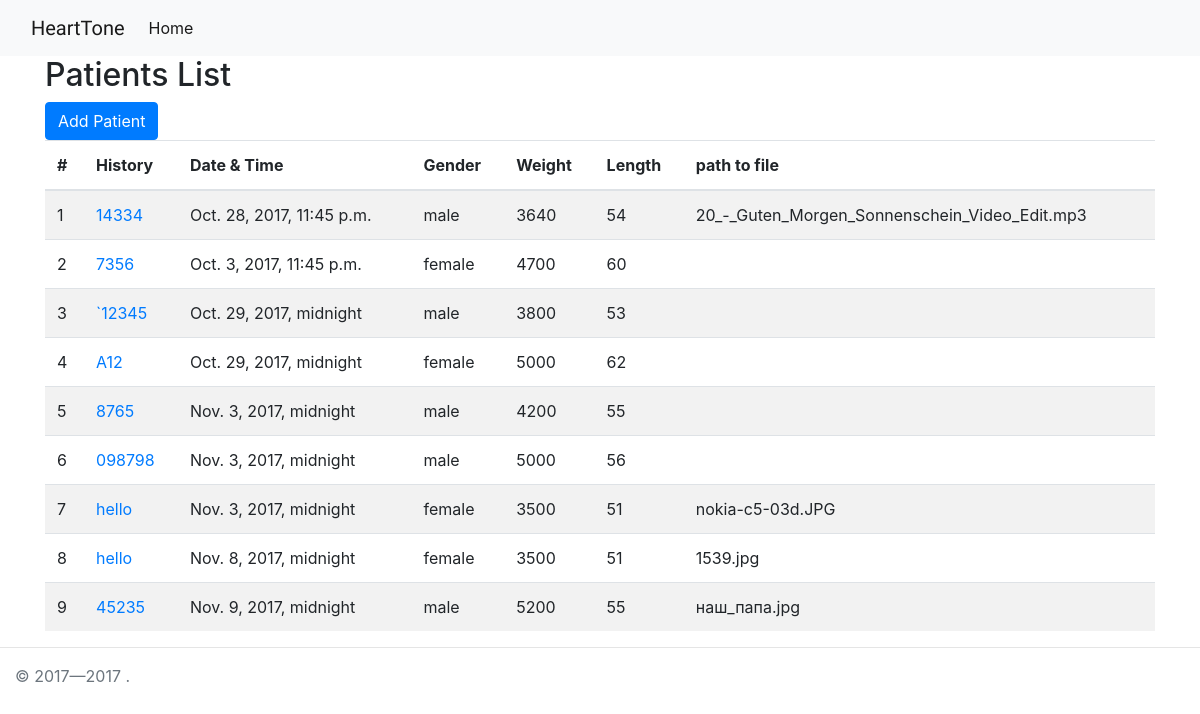
Before: / with the older database file.
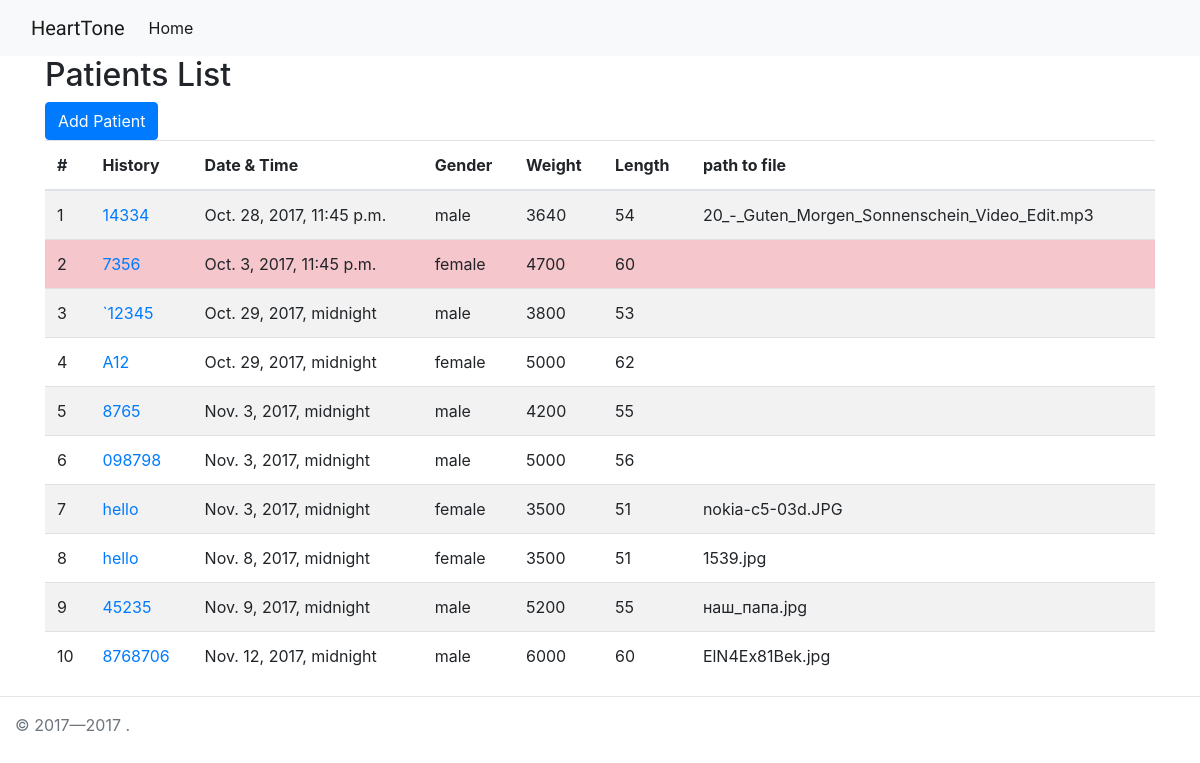
After: the same page with the newer database file.
### records/models/patients.py (models this page shows, shortened)
class Patient(TimeStampedModel):
    class Meta(object):
        verbose_name = u"Patient"
        verbose_name_plural = u"Patients"
    GENDER_CHOICE_MALE = 1
    GENDER_CHOICE_FEMALE = 2
    GENDER_CHOICES = (
        (GENDER_CHOICE_MALE, u"male"),
        (GENDER_CHOICE_FEMALE, u"female"),
    )
    STATUS_CHOICE_NEW = 1
    STATUS_CHOICE_THENORM = 2
    STATUS_CHOICE_NOTTHENORM = 3
    STATUS_CHOICE_SOMETHINGSTRANGE = 4
    STATUS_CHOICES = (
        (STATUS_CHOICE_NEW, u"New"),
        (STATUS_CHOICE_THENORM, u"The Norm"),
        (STATUS_CHOICE_NOTTHENORM, u"Not The Norm"),
        (STATUS_CHOICE_SOMETHINGSTRANGE, u"Something Strange"),
    )
    history_number = models.CharField(
        max_length=10,
        verbose_name=u"Number of History",
    )
    date_time = models.DateTimeField(
        verbose_name=u"Date and Time",
    )
    gender = models.IntegerField(
        verbose_name=u"Gender",
        choices=GENDER_CHOICES,
        blank=True,
        null=True,
    )
    weight = models.CharField(
        max_length=20,
        verbose_name=u"Weight"
    )
    length = models.CharField(
        max_length=20,
        verbose_name=u"Length"
    )
    status = models.IntegerField(
        verbose_name=u"Status",
        choices=STATUS_CHOICES,
        default=1,
    )
    ultrasound_findings = models.ImageField(
        blank=True,
        verbose_name=u"Ultrasound Findings",
        upload_to='ultrasound',
        null=True
    )
    congenital_heart_defects = models.BooleanField(
        verbose_name=u'Congenital Heart Defects (CHD)',
        default=False,
    )
    doctor = models.ForeignKey(
        'Doctor',
        verbose_name=u'Doctor',
        null=True,
    )
    hospital = models.ForeignKey(
        'Hospital',
        verbose_name=u'Hospital',
        null=True,
    )
    mobile_phone = models.CharField(
        max_length=50,
        verbose_name=u"Parent's Phone",
        null=True,
    )
    email = models.EmailField(
        max_length=50,
        verbose_name=u"Parent's Email",
        null=True,
    )
    comment = models.TextField(
        verbose_name=u"Comment",
        blank=True,
        null=True,
    )

### records/models/records.py (models this page shows, shortened)
class Record(TimeStampedModel):
    class Meta(object):
        verbose_name = u"Record"
        verbose_name_plural = u"Records"
    STATUS_CHOICE_NEW = 1
    STATUS_CHOICE_PROCESSING = 2
    STATUS_CHOICE_FINISHED = 3
    STATUS_CHOICES = (
        (STATUS_CHOICE_NEW, u"New"),
        (STATUS_CHOICE_PROCESSING, u"Processing"),
        (STATUS_CHOICE_FINISHED, u"Finished"),
    )
    patient = models.ForeignKey(
        'Patient',
        verbose_name=u'Patient'
    )
    path_to_file = models.FileField(
        blank=True,
        verbose_name=u"Record",
        upload_to='',
        null=True
    )
    status = models.IntegerField(
        verbose_name=u"Status",
        choices=STATUS_CHOICES,
        default=1,
    )
    notes = models.CharField(
        max_length=256,
        verbose_name=u"Notes",
        null=True,
        blank=True,
        default=u""
    )

### records/views.py (the view)
# urls.py: url(r'^$', views.PatientList.as_view(), name='home'),
class PatientList(ListView):
    model = Patient
    context_object_name = 'patients'
    template_name = 'records/records_list.html'
    def get_context_data(self, **kwargs):
        context = super(PatientList, self).get_context_data(**kwargs)
        patients = Patient.objects.all()
        for patient in patients:
            patient.records = Record.objects.filter(patient_id=patient.pk)
        context['patients'] = patients
        return context

### records/templates/records/records_list.html (shortened to what this page needs)
{% extends "../base.html" %}
{% load i18n %}
{% load static from staticfiles %}
{% block title %}{% trans 'Patients List' %}{% endblock title %}
{% block content %}
  <a href="{% url "patient_add" %}" class="btn btn-primary">{% trans "Add Patient" %}</a>
<table class="table table-striped">
  <thead class="">
    <tr>
      <th>#</th>
      <th>{% trans "History" %}</th>
      <th>{% trans "Date & Time" %}</th>
      <th>{% trans "Gender" %}</th>
      <th>{% trans "Weight" %}</th>
      <th>{% trans "Length" %}</th>
      <th>{% trans "path to file" %}</th>
    </tr>
  </thead>
  <tbody>
    {% for patient in patients %}
    <tr class="{% if patient.status is 3 %}table-danger{% endif %}">
      <td>
        {{ forloop.counter }}
      </td>
      <td><a href="{% url "patient_edit" patient.id %}" >{{ patient.history_number }}</a></td>
      <td>{{ patient.date_time }}</td>
      <td>{% if patient.gender %}{{ patient.get_gender_display }}{% endif %}</td>
      <td>{{ patient.weight }}</td>
      <td>{{ patient.length }}</td>
      <td>
        {% for record in patient.records %}
          {{ record.path_to_file }}<br/>
        {% endfor %}
      </td>
    </tr>
    {% endfor %}
  </tbody>
</table>
{% endblock content %}

### records/templates/base.html (shortened to what this page needs)
{% load i18n %}
{% load static from staticfiles %}
<!DOCTYPE html>
<html lang="uk">
  <head>
    <link rel="stylesheet" href="https://maxcdn.bootstrapcdn.com/bootstrap/4.0.0-beta/css/bootstrap.min.css">
    <link rel="stylesheet" href="{{ PORTAL_URL }}{% static 'css/font-awesome.css' %}">
    <link rel="stylesheet" href="{{ PORTAL_URL }}{% static 'css/main.css' %}">
  </head>
  <body>
    <header class="" id="header">
      <nav class="navbar navbar-expand-lg navbar-light bg-light col-12">
        <div class="container-fluid">
          <a class="navbar-brand" href="#">HeartTone</a>
          <div class="collapse navbar-collapse" id="sub-header">
            <ul class="navbar-nav mr-auto">
              <li class="nav-item active">
                <a class="nav-link" href="{% url 'home' %}">{% trans 'Home' %} <span class="sr-only">(current)</span></a>
              </li>
            </ul>
          </div>
        </div>
      </nav>
    </header>
    <div class="" id="content-columns">
      <div class="container">
        <div class="col-xs-12" id="content-column">
          <h2>{% block title %}{% endblock title %}</h2>
          {% block content %}
          {% endblock content %}
        </div>
          </div>
      </div>
      <footer class="bd-footer text-muted" id="footer" role="contentinfo">
            <hr/>
          <div class="">
            <div class="copyright col-12">
              &copy; 2017&mdash;2017 <a href="#" rel="author"></a>.
            </div>
          </div>
      </footer>
  </body>
</html>

### records/static/css/main.css (style rules this page uses)
.navbar-brand { font-family: 'Satisfy', cursive; }

Changed rows visible on the page:
changed Patient "Oct. 3, 2017, 11:45 p.m.": status 1 → 3 (drawn)
added Patient: history_number "8768706", date_time "Nov. 12, 2017, midnight", gender "male", weight "6000", length "60"
added Record: path_to_file "ElN4Ex81Bek.jpg", shown under "8768706"
